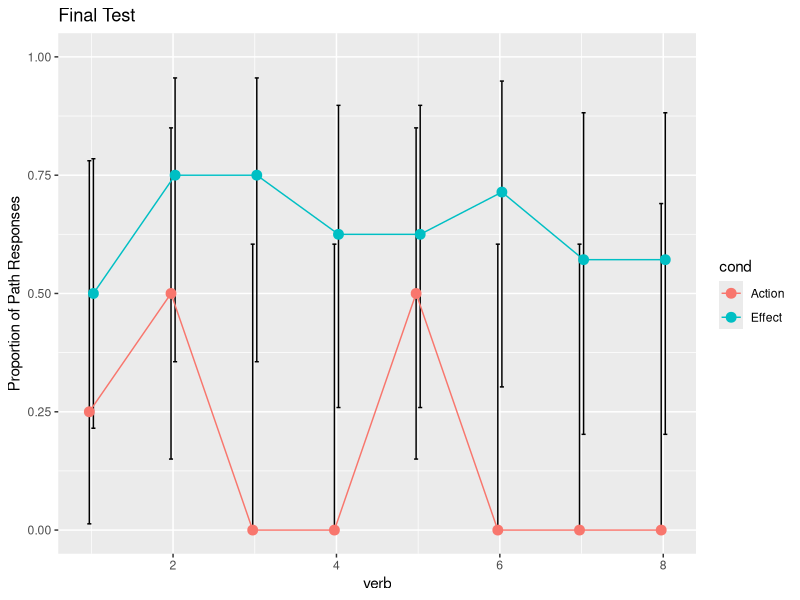
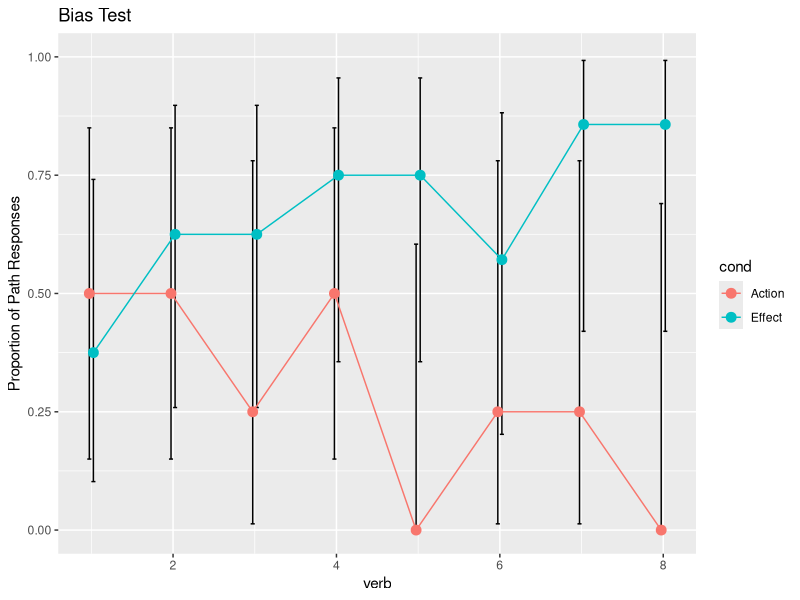
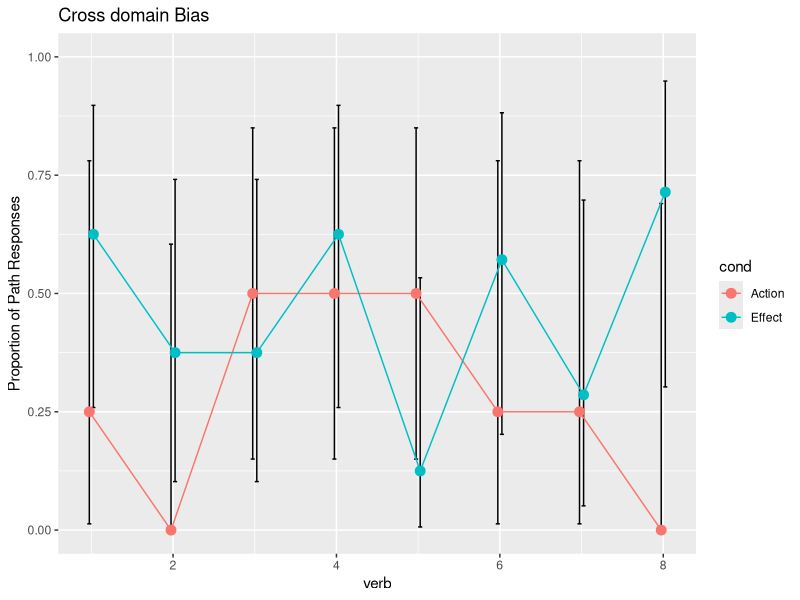
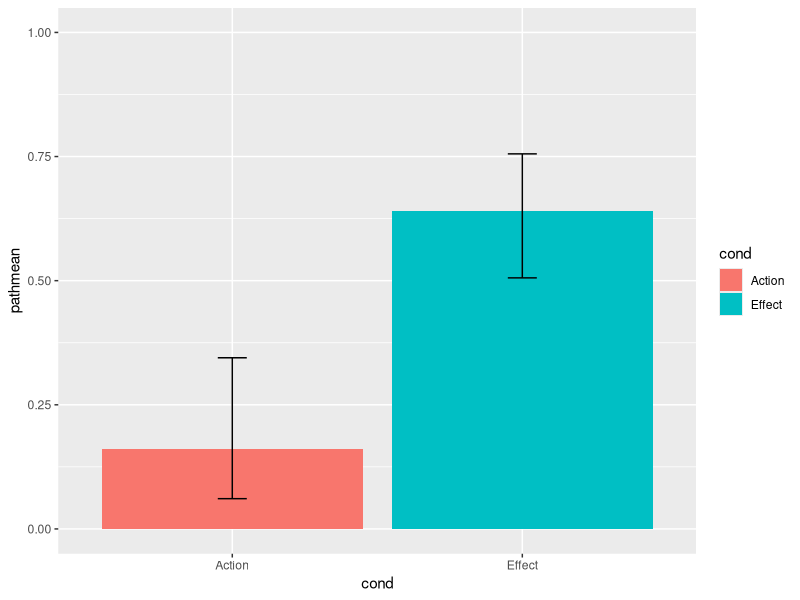
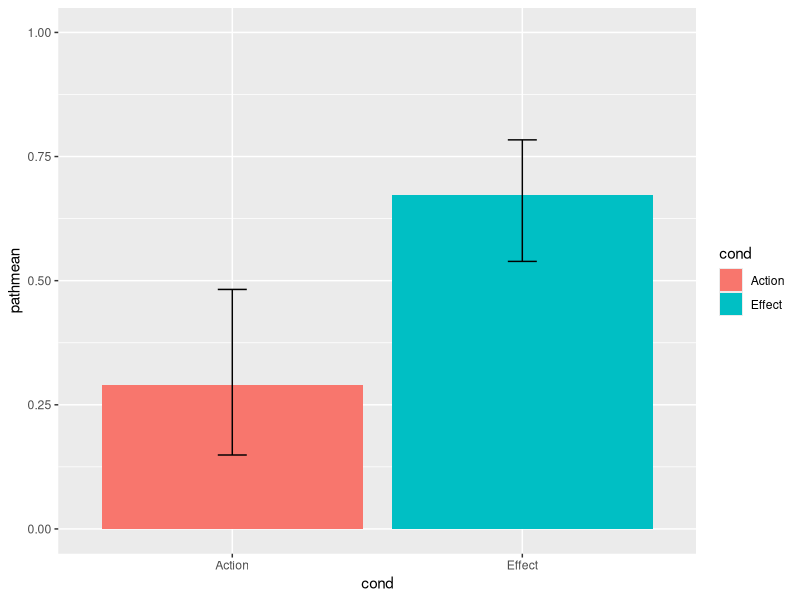
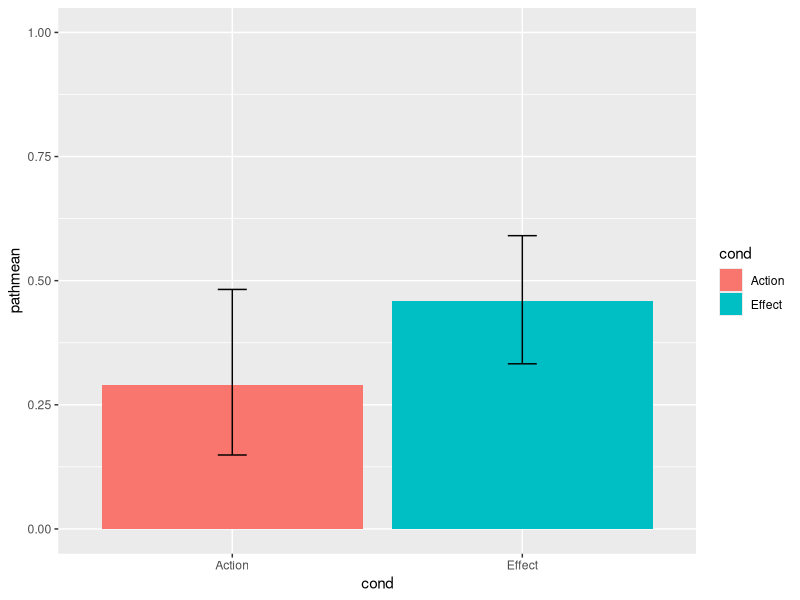

Source code (R) for these figures, in order: (Note: this script raises an error after producing the figures.)
#set path
setwd("/Users/mekline/Dropbox/_Projects/PrimingMannerPath/MannerPathPriming/Analysis/")

#load libraries
library(ggplot2)

#CLear history!!!
rm(list=ls())

#load data
data = read.csv('all_ext.csv', sep = ",", header = T)
doExtension = 1

#Drop participants
data <- data[!is.na(data$INCDECISION),]
data <- data[data$INCDECISION == 1,]
length(unique(data$SUBNUM))

#new variables
data$pathTEST[data$TEST == 'PATHBIAS'] = 1
data$pathTEST[data$TEST == 'MANNERBIAS'] = 0
data$pathBIAS[data$BIAS == 'PATHBIAS'] = 1
data$pathBIAS[data$BIAS == 'MANNERBIAS'] = 0
data$pathEXT[data$EXT == 'PATHBIAS'] = 1
data$pathEXT[data$EXT == 'MANNERBIAS'] = 0

dim(data)
#Remove NA levels (really elsewhere we should document what happened to those lines!)
data <- data[!is.na(data$EXPERIMENT), ]
data <- data[!is.na(data$TRIAL), ]
if (doExtension){
  data <- data[!is.na(data$EXT),]
}else{
  data <- data
}

dim(data)
# #Debugging the binomial testing
# for (cond in unique(data$EXPERIMENT))
# {
#   for (trial in unique(data$TRIAL))
#   {
#     n = length(data[data$EXPERIMENT == cond & data$TRIAL == trial,]$pathEXT)
#     x = sum(data[data$EXPERIMENT == cond & data$TRIAL == trial,]$pathEXT, na.rm=TRUE)
#     test = prop.test(x, n, conf.level=0.95)
#     #plotData$intLower[plotData$cond == cond & plotData$verb == trial] = test$conf.int[1]
#     #plotData$intUpper[plotData$cond == cond & plotData$verb == trial]  = test$conf.int[2]
#     print('set')
#     print(x)
#     print(n)
#     print(test$conf.int[1])
#     print(test$conf.int[2])
#   }
# }


makePlot = function(ydata, title="")
{
    #aggregate data to get mean per trial per condition
    plotData = aggregate(x = list(pathmean = ydata), by = list( cond = data$EXPERIMENT, verb = data$TRIAL), FUN = mean)
    
    #get the binomial conf.intervals per condition per trial
    for (cond in unique(data$EXPERIMENT))
    {
      for (trial in unique(data$TRIAL))
      {
        n = length(ydata[data$EXPERIMENT == cond & data$TRIAL == trial])
        x = sum(ydata[data$EXPERIMENT == cond & data$TRIAL == trial])
        test = prop.test(x, n, conf.level=0.95)
        plotData$intLower[plotData$cond == cond & plotData$verb == trial] = test$conf.int[1]
        plotData$intUpper[plotData$cond == cond & plotData$verb == trial]  = test$conf.int[2]
      #print(test$conf.int[1])
      #print(test$conf.int[2])
      #print(n)
      #print(x)
      }
    }
    print(plotData)
    #make a plot with ggplot
    pd <- position_dodge(0.1)
    
    ggplot(plotData, aes(x=verb, y=pathmean, colour=cond, group=cond, ymax = 1)) + 
      geom_errorbar(aes(ymin=intLower, ymax=intUpper), colour="black", width=.1, position=pd) +
      geom_line(position=pd) +
      ylab("Proportion of Path Responses") +
      geom_point(position=pd, size=3) +
      coord_cartesian(ylim=c(0,1)) +
      #scale_colour_manual(values = c("green","red"),
                          #name="",
                          #labels=c("Manner", "Path")) +
    ggtitle(title)
}

makePlot(data$pathTEST, "Final Test")
makePlot(data$pathBIAS, "Bias Test")
makePlot(data$pathEXT, "Cross domain Bias")

#Now let's make some bar graphs too!
makeBar = function(ydata, title="")
{
  plotData = NULL
  #Aggregate mean/condition
  plotData = aggregate(x = list(pathmean = ydata), by = list( cond = data$EXPERIMENT), FUN = mean)
  #get the binomial conf.intervals per condition per trial
  for (cond in unique(data$EXPERIMENT))
  {
    n = length(ydata[data$EXPERIMENT == cond])
    x = sum(ydata[data$EXPERIMENT == cond])
    test = prop.test(x, n, conf.level=0.95)
    
    plotData$intLower[plotData$cond == cond] = test$conf.int[1]
    plotData$intUpper[plotData$cond == cond] = test$conf.int[2]
    
    
  }
  print(plotData)
  ggplot(plotData, aes(x=cond, y=pathmean, fill=cond)) + 
    geom_bar(stat="identity") +
    geom_errorbar(aes(ymin=intLower, ymax=intUpper), colour="black", width=.1) +
    coord_cartesian(ylim=c(0,1))
}

makeBar(data$pathTEST, 'foo')
makeBar(data$pathBIAS, 'foo')
makeBar(data$pathEXT, 'foo')


#Now let's do some stats!
#How many participants are in this set?
length(unique(data$SUBNUM))
#Simplest model: Does EXPERIMENT matter?
model_eff <- lmer(pathBIAS ~ EXPERIMENT  + (1|SUBNUM), data=data, family="binomial")
model_noeff <- lmer(pathBIAS ~ 1  + (1|SUBNUM), data=data, family="binomial")
anova(model_eff, model_noeff)

model_eff <- lmer(pathEXT ~ EXPERIMENT  + (1|SUBNUM), data=data, family="binomial")
model_noeff <- lmer(pathEXT ~ 1  + (1|SUBNUM), data=data, family="binomial")
anova(model_eff, model_noeff)

#Do exp and trial interact? That is, is the different between exp different later in the exp? Do they diverge? Yes!
library(lme4)
model_inter <- NULL
model_nointer <- NULL
model_tonly <- NULL
model_inter <- lmer(pathBIAS ~ EXPERIMENT*TRIAL  + (1|SUBNUM), data=data, family="binomial")
model_nointer <- lmer(pathBIAS ~ EXPERIMENT + TRIAL  + (1|SUBNUM), data=data, family="binomial")
#And considering just the experiment assignment & not time, is there a main effect of experiment? Yes
model_tonly <- lmer(pathBIAS ~ TRIAL  + (1|SUBNUM), data=data, family="binomial")

anova(model_inter, model_nointer)
anova(model_nointer, model_tonly)

anova(model_inter, model_tonly)
